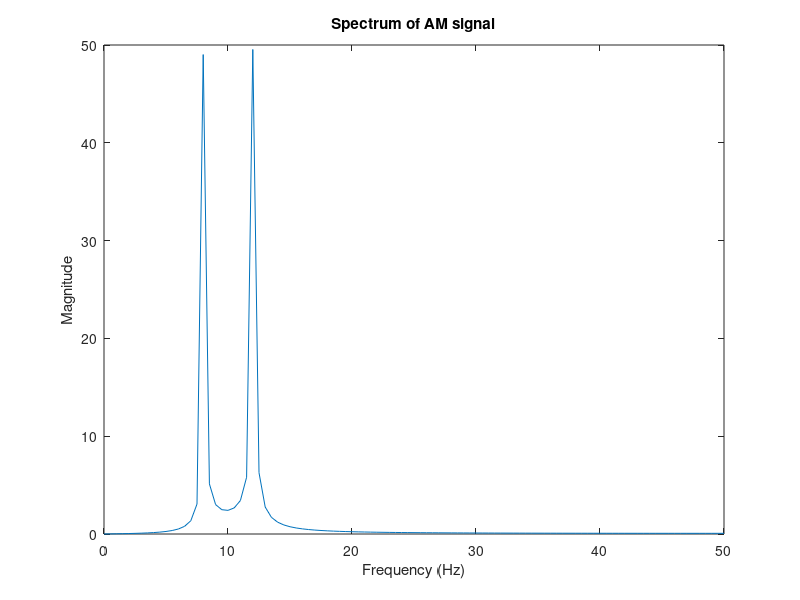

Write MATLAB code to recreate this figure.
%program of spectrum analyzer and analysis of AM
Fs = 100;               % Sampling frequency
t = (0:2*Fs)/Fs;        % Time vector
Fc = 10;                % Carrier frequency
x = sin(2*pi*2*t);      % Message signal
Ac = 1;                 % Carrier amplitude

% Modulate the message signal using AM
xam = x .* (Ac * cos(2*pi*Fc*t));

% Compute and plot the spectrum of AM
zam = fft(xam);
zam = abs(zam(1:length(zam)/2+1));
frqam = linspace(0, Fs/2, length(zam));

% Plot spectrum of AM
figure;
plot(frqam, zam);
title('Spectrum of AM signal');
xlabel('Frequency (Hz)');
ylabel('Magnitude');

